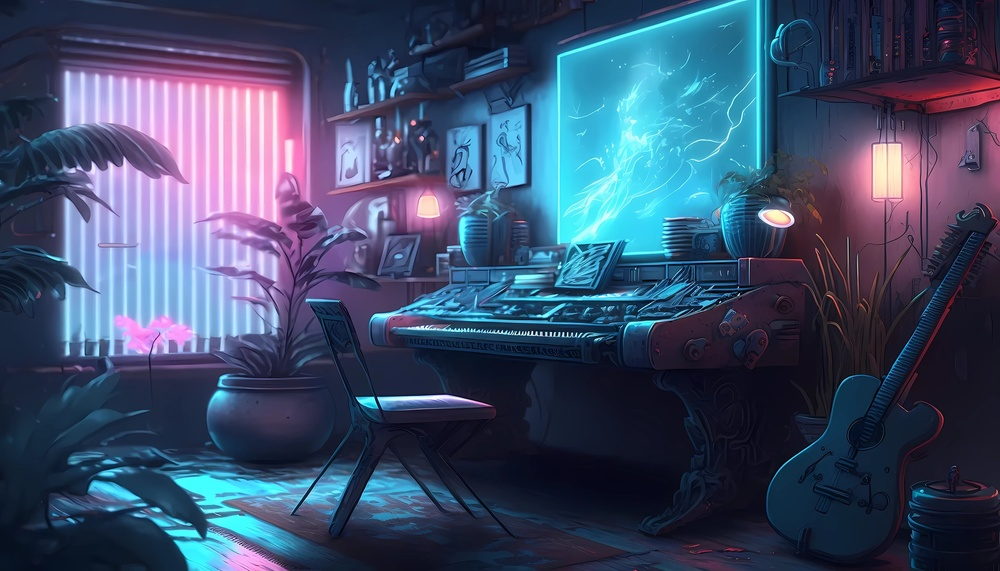
#> input picture image/piano-gf6c80237b_1920.jpg, 1000 x 571 px, shrunk from 1920 x 1097 before the run
$ python imageManipulation.py
#> lines starting #> are read from the running program, lines starting #| are printed output that depends on the picture
import os
import numpy as np
import matplotlib.pyplot as plt
import matplotlib.image as mpimg

dir = os.getcwd()

imgread = mpimg.imread(dir + '/image/piano-gf6c80237b_1920.jpg')[...,:3]
#> imgread is the input picture: shape (571, 1000, 3); mean R, G, B 61.6, 76.9, 105.4
plt.imshow(imgread)
plt.show()

img_gray = np.dot(imgread,[0.299, 0.587, 0.144])
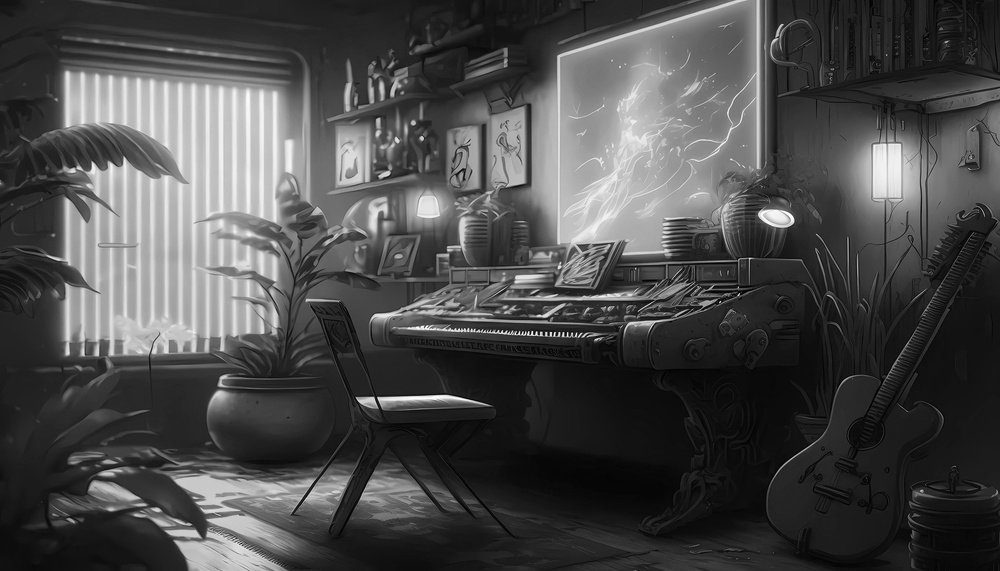
#> img_gray: shape (571, 1000) float64; min 2.46, max 261.8, mean 78.7; drawn with min black and max white
plt.imshow(img_gray, cmap=plt.get_cmap('gray'))
plt.show()
